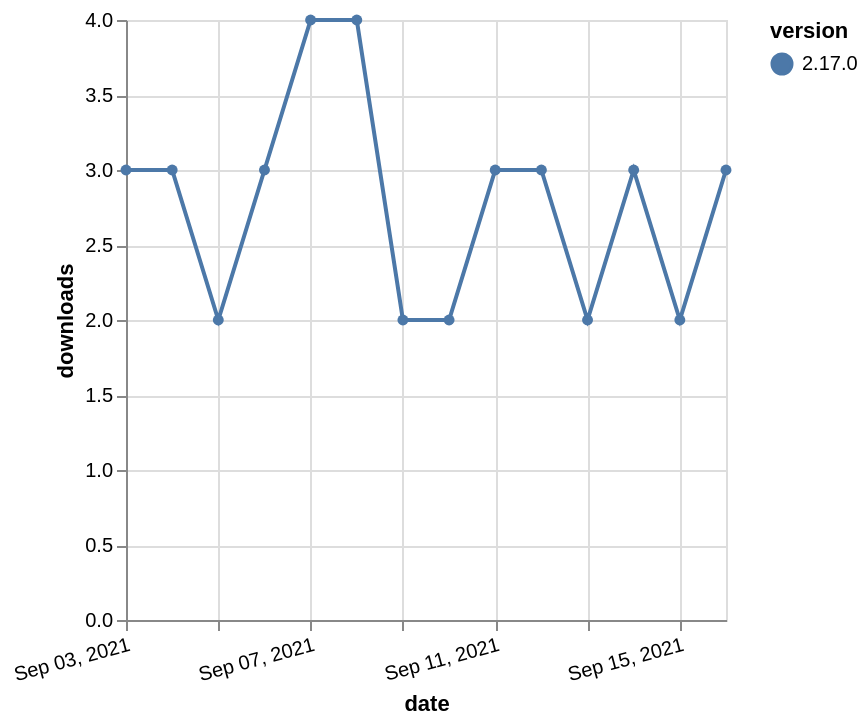

The Vega-Lite source for this figure:
### Vega-Lite specification from a JSON file in a GitHub repository (floating-point values rounded to 4 significant figures)
{"$schema": "https://vega.github.io/schema/vega-lite/v5.json", "description": "A simple bar chart with embedded data.", "data": {"values": [{"date": "2021-09-03", "total": 12969, "delta": 3, "version": "2.17.0"}, {"date": "2021-09-04", "total": 12972, "delta": 3, "version": "2.17.0"}, {"date": "2021-09-05", "total": 12974, "delta": 2, "version": "2.17.0"}, {"date": "2021-09-06", "total": 12977, "delta": 3, "version": "2.17.0"}, {"date": "2021-09-07", "total": 12981, "delta": 4, "version": "2.17.0"}, {"date": "2021-09-08", "total": 12985, "delta": 4, "version": "2.17.0"}, {"date": "2021-09-09", "total": 12987, "delta": 2, "version": "2.17.0"}, {"date": "2021-09-10", "total": 12989, "delta": 2, "version": "2.17.0"}, {"date": "2021-09-11", "total": 12992, "delta": 3, "version": "2.17.0"}, {"date": "2021-09-12", "total": 12995, "delta": 3, "version": "2.17.0"}, {"date": "2021-09-13", "total": 12997, "delta": 2, "version": "2.17.0"}, {"date": "2021-09-14", "total": 13000, "delta": 3, "version": "2.17.0"}, {"date": "2021-09-15", "total": 13002, "delta": 2, "version": "2.17.0"}, {"date": "2021-09-16", "total": 13005, "delta": 3, "version": "2.17.0"}]}, "width": "container", "mark": {"type": "line", "point": {"filled": true}}, "encoding": {"x": {"field": "date", "type": "temporal", "timeUnit": "yearmonthdate", "title": "date", "axis": {"labelAngle": -15}}, "y": {"field": "delta", "type": "quantitative", "title": "downloads"}, "color": {"field": "version", "type": "nominal"}, "tooltip": {"field": "delta"}}}
